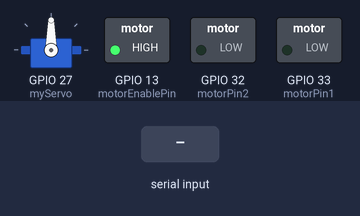
A sketch run on a simulated ESP32. Parts: servo, switched loads named in the sketch (green lamp = pin HIGH). Inputs (shaded band) come from the test bench.

Above: at 1.2 s.
1.3 s: "w" received over Serial
At 2.5 s:
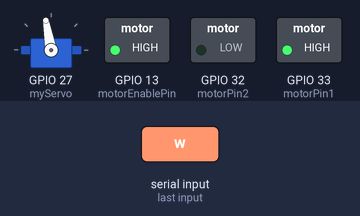
2.8 s: "a" received over Serial
At 3.6 s:
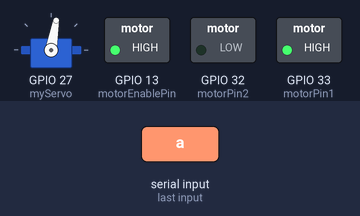
4.3 s: "d" received over Serial
At 4.7 s:
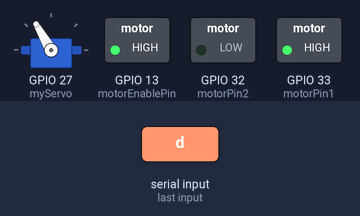
5.8 s: "s" received over Serial
At 7.0 s:
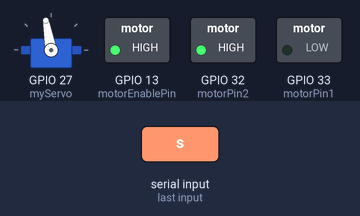
7.3 s: "o" received over Serial
At 8.2 s:
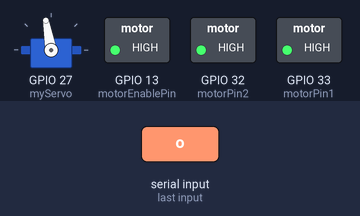
Timing chart, 0 to 9.8 s (numbered marks = the images above; inputs shaded):
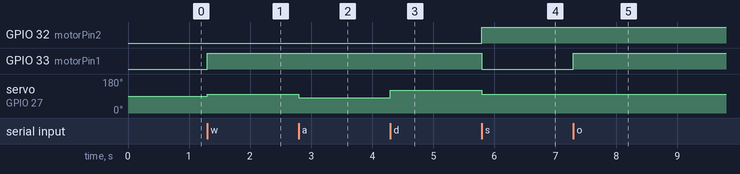

Measured:
- after the input at 1.3 s, GPIO 33 (motorPin1): LOW → HIGH at once; servo on GPIO 27 (myServo): 90° → 100° at once
- after the input at 2.8 s, servo on GPIO 27 (myServo): 100° → 80° at once
- after the input at 4.3 s, servo on GPIO 27 (myServo): 80° → 120° at once
- after the input at 5.8 s, GPIO 32 (motorPin2): LOW → HIGH at once; GPIO 33 (motorPin1): HIGH → LOW at once; servo on GPIO 27 (myServo): 120° → 100° at once
- after the input at 7.3 s, GPIO 33 (motorPin1): LOW → HIGH at once

The sketch:

CVPRO-Competition-Firmware.ino
```cpp
// (licence header left out)
#include <ESP32Servo.h>

Servo myServo;

const int motorPin1 = 33;  // Input 1 for motor control
const int motorPin2 = 32;  // Input 2 for motor control
const int motorEnablePin = 13;

void setup() {
  // WRITE_PERI_REG(RTC_CNTL_BROWN_OUT_REG, 0);
  // Initialize Serial Monitor
  Serial.begin(115200);

  pinMode(motorPin1, OUTPUT);
  pinMode(motorPin2, OUTPUT);
  pinMode(motorEnablePin, OUTPUT);
  digitalWrite(motorEnablePin, HIGH);  // Enable motors initially
  myServo.attach(27);
}


// Function to move both motors forward
void moveForward() {
  digitalWrite(motorPin1, HIGH);
  digitalWrite(motorPin2, LOW);
}

void movebackward() {
  digitalWrite(motorPin1, LOW);
  digitalWrite(motorPin2, HIGH);
}

void stopmotors() {
  digitalWrite(motorPin1, HIGH);
  digitalWrite(motorPin2, HIGH);
}

void loop() {

  if (Serial.available() > 0) {
    // String rc = Serial.readStringUntil('\n');
    char rc = Serial.read();

    if (rc == 'w') {
       myServo.write(100);
       moveForward();
     }

    if (rc == 'a') {
      myServo.write(80);
      moveForward();
    }

    if (rc == 'd') {
      myServo.write(120);
      moveForward();
    }

    if (rc == 's') {
      myServo.write(100);
      movebackward();
    }

    if (rc == 'o') {
      myServo.write(100);
      stopmotors();
    }

  }
}
```
